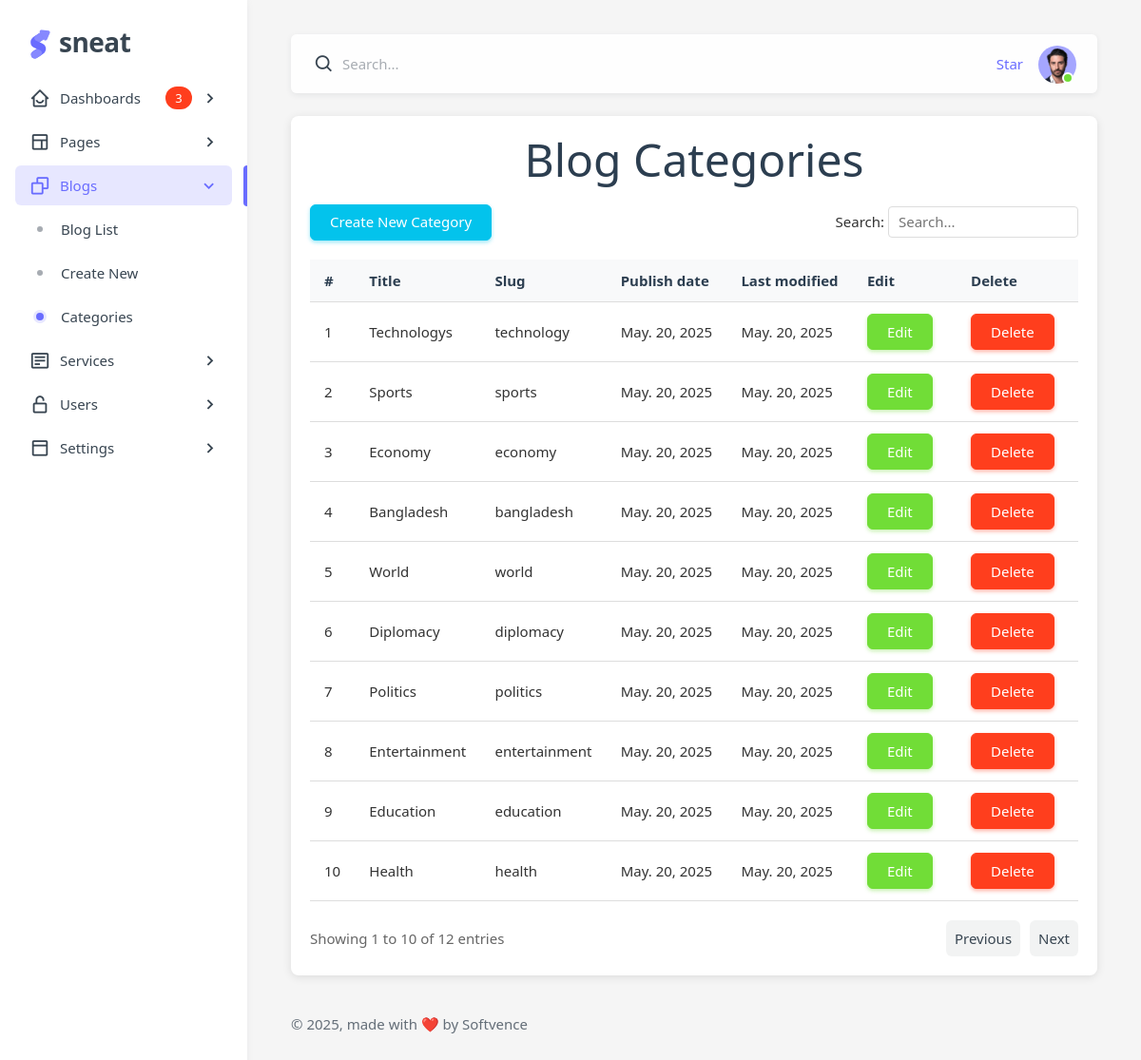
Screenshot of /blog/categories/ with the database file from the repository.
### apps/blogs/models.py (models this page shows, shortened)
class Category(models.Model):
    name = models.CharField(max_length=255, verbose_name='Enter Category')
    slug = models.SlugField(max_length=255, unique=True)
    publish_date = models.DateTimeField(auto_now_add=True)
    update_date = models.DateTimeField(auto_now=True)

### apps/blogs/views.py (the view)
# urls.py: path('blog/categories/', CategoryListView.as_view(), name='category-list'),
class CategoryListView(ListView):
    model = Category
    template_name = 'category_list.html'
    paginate_by = 10  # Default items per page
    def get_context_data(self, **kwargs):
        context = TemplateLayout.init(self, super().get_context_data(**kwargs))
        return context

### config/context_processors.py (called while the page is built)
def my_setting(request):
    return {'MY_SETTING': settings}

def environment(request):
    return {'ENVIRONMENT': settings.ENVIRONMENT}

### templates/layout/bootstrap/layout_vertical.py (called while the page is built)
    def init(context):
        context.update(
            {
                "layout": "vertical",
                "content_navbar": True,
                "content_layout": "compact",
                "is_navbar": True,
                "is_menu": True,
                "is_footer": True,
            }
        )
        TemplateHelper.map_context(context)
        return context

### web_project/__init__.py (called while the page is built)
    def init(self, context):
        layout = "vertical"
        context.update(
            {
                "layout_path": TemplateHelper.set_layout(
                    "layout_" + layout + ".html", context
                ),
            }
        )
        TemplateHelper.map_context(context)
        return context

### web_project/template_helpers/theme.py (called while the page is built)
    def map_context(context):
        if context.get("layout") == "vertical":
            if context.get("menu_fixed") is True:
                context["menu_fixed_class"] = "layout-menu-fixed"
            else:
                context["menu_fixed_class"] = ""
        if context.get("content_layout") == "wide":
            context["container_class"] = "container-fluid"
            context["content_layout_class"] = "layout-wide"
        else:
            context["container_class"] = "container-xxl"
            context["content_layout_class"] = "layout-compact"

    def get_theme_variables(scope):
        return settings.THEME_VARIABLES[scope]

    def set_layout(view, context={}):
        layout = os.path.splitext(view)[0].split("/")[0]
        module = f"templates.{settings.THEME_LAYOUT_DIR.replace('/', '.')}.bootstrap.{layout}"
        if util.find_spec(module) is not None:
            TemplateBootstrap = TemplateHelper.import_class(
                module, f"TemplateBootstrap{layout.title().replace('_', '')}"
            )
            TemplateBootstrap.init(context)
        else:
            module = f"templates.{settings.THEME_LAYOUT_DIR.replace('/', '.')}.bootstrap.default"
            TemplateBootstrap = TemplateHelper.import_class(
                module, "TemplateBootstrapDefault"
            )
            TemplateBootstrap.init(context)
        return f"{settings.THEME_LAYOUT_DIR}/{view}"

    def import_class(fromModule, import_className):
        pprint(f"Loading {import_className} from {fromModule}")
        module = import_module(fromModule)
        return getattr(module, import_className)

### apps/blogs/templates/category_list.html (shortened to what this page needs)
{% extends layout_path %}
{% load static %}
{% load i18n %}
{% block content %}
<html lang="en">
<head>
</head>
<body>
    <div class="container">
        <h1 class="text-center display-3">Blog Categories</h1>
        <div class="table-controls">
            <div class="show-entries">
              <a href="{% url 'category-add' %}"><button type="button" class="btn btn-info">Create New Category</button></a>
            </div>
            <div class="search-box">
                Search: <input type="text" id="search-input" placeholder="Search...">
            </div>
        </div>
        <table id="categories-table">
            <thead>
                <tr>
                    <th>#</th>
                    <th>Title</th>
                    <th>Slug</th>
                    <th>Publish date</th>
                    <th>Last modified</th>
                    <th>Edit</th>
                    <th>Delete</th>
                </tr>
            </thead>
            <tbody>
              {% for category in object_list %}
                <tr>
                    <td>{{ page_obj.start_index|add:forloop.counter0 }}</td>
                    <td>{{ category.name }}</td>
                    <td>{{ category.slug }}</td>
                    <td>{{ category.publish_date|date:"M. d, Y" }}</td>
                    <td>{{ category.update_date|date:"M. d, Y" }}</td>
                    <td><a href="{% url 'category-edit' category.pk %}" class="action-link"><button type="button" class="btn btn-success">Edit</button></a></td>
                    <td><a href="{% url 'category-delete' category.pk %}" class="action-link"><button type="button" class="btn btn-danger">Delete</button></a></td>
                </tr>
              {% endfor %}
            </tbody>
        </table>
        <div class="table-footer">
            <div class="showing-entries">
                Showing {{ page_obj.start_index }} to {{ page_obj.end_index }} of {{ page_obj.paginator.count }} entries
            </div>
            <div class="pagination">
            {% if page_obj.has_previous %}
                <a href="?page={{ page_obj.previous_page_number }}&per_page={{ per_page }}{% if search_query %}&search={{ search_query }}{% endif %}" class="page-link">Previous</a>
            {% else %}
                <span class="page-link disabled">Previous</span>
            {% endif %}
            {% if page_obj.has_next %}
                <a href="?page={{ page_obj.next_page_number }}&per_page={{ per_page }}{% if search_query %}&search={{ search_query }}{% endif %}" class="page-link">Next</a>
            {% else %}
                <span class="page-link disabled">Next</span>
            {% endif %}
            </div>
        </div>
    </div>
</body>
</html>
{% endblock %}

### apps/blogs/templates/category_list.html (style rules this page uses)
* { box-sizing: border-box; font-family: 'Segoe UI', Tahoma, Geneva, Verdana, sans-serif; }
body { margin: 0; padding: 20px; background-color: #f5f5f5; color: #333; }
.container { max-width: 1500px; margin: 0 auto; background: white; border-radius: 8px; box-shadow: 0 2px 10px rgba(0, 0, 0, 0.1); padding: 20px; }
h1 { margin-top: 0; color: #2c3e50; font-size: 24px; }
.table-controls { display: flex; justify-content: space-between; align-items: center; margin: 20px 0; }
.search-box input { padding: 5px 10px; border-radius: 4px; border: 1px solid #ddd; width: 200px; }
table { width: 100%; border-collapse: collapse; margin-bottom: 20px; }
th, td { padding: 12px 15px; text-align: left; border-bottom: 1px solid #ddd; }
th { background-color: #f8f9fa; font-weight: 600; color: #2c3e50; }
.action-link { color: #3498db; text-decoration: none; margin-right: 10px; }
.table-footer { display: flex; justify-content: space-between; align-items: center; color: #666; }
.pagination { display: flex; gap: 10px; }

### rows the page displays
Category: start_index|add "1", name "Technologys", slug "technology", publish_date "May. 20, 2025", update_date "May. 20, 2025"
Category: start_index|add "2", name "Sports", slug "sports", publish_date "May. 20, 2025", update_date "May. 20, 2025"
Category: start_index|add "3", name "Economy", slug "economy", publish_date "May. 20, 2025", update_date "May. 20, 2025"
Category: start_index|add "4", name "Bangladesh", slug "bangladesh", publish_date "May. 20, 2025", update_date "May. 20, 2025"
Category: start_index|add "5", name "World", slug "world", publish_date "May. 20, 2025", update_date "May. 20, 2025"
Category: start_index|add "6", name "Diplomacy", slug "diplomacy", publish_date "May. 20, 2025", update_date "May. 20, 2025"
Category: start_index|add "7", name "Politics", slug "politics", publish_date "May. 20, 2025", update_date "May. 20, 2025"
Category: start_index|add "8", name "Entertainment", slug "entertainment", publish_date "May. 20, 2025", update_date "May. 20, 2025"
Category: start_index|add "9", name "Education", slug "education", publish_date "May. 20, 2025", update_date "May. 20, 2025"
Category: start_index|add "10", name "Health", slug "health", publish_date "May. 20, 2025", update_date "May. 20, 2025"

### other values shown
{{ page_obj.start_index }} "1"
{{ page_obj.end_index }} "10"
{{ page_obj.paginator.count }} "12"
